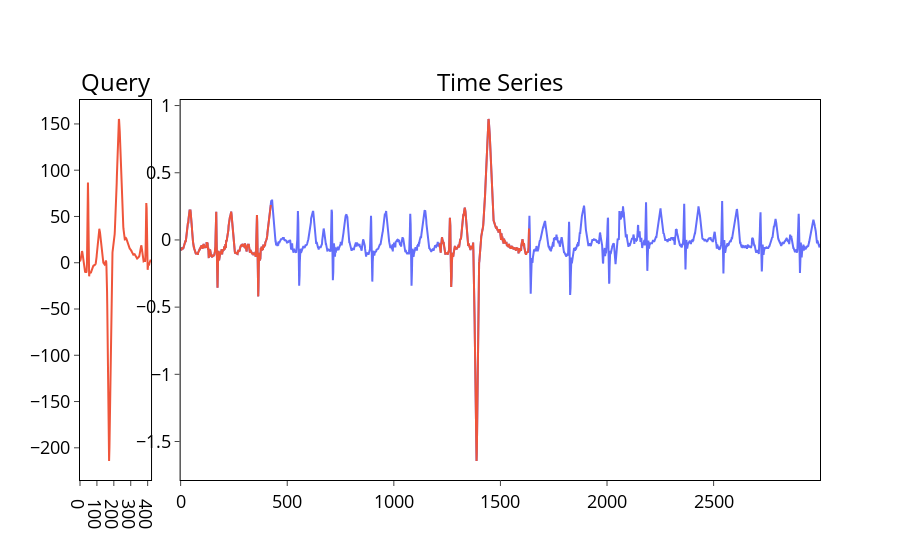

The cell this chart's notebook holds for it:
### Code cell
plot_bestmatch_results(ts, query, topK_match_results)

### Figure 1 — Plotly figure (JSON) as saved in the notebook; plotly's stock layout.template omitted (floating-point values rounded to 4 significant figures; data arrays with more than 128 entries replaced by an {"elided": "..."} marker saying what was removed)
{"data": [{"line": {"color": "#EF553B"}, "type": "scatter", "x": {"elided": "421 int values"}, "xaxis": "x", "y": {"elided": "421 float values"}, "yaxis": "y"}, {"line": {"color": "#636EFA"}, "type": "scatter", "x": {"elided": "3000 int values"}, "xaxis": "x2", "y": {"elided": "3000 float values"}, "yaxis": "y2"}, {"line": {"color": "#EF553B"}, "type": "scatter", "x": {"elided": "421 int values"}, "xaxis": "x2", "y": {"elided": "421 float values"}, "yaxis": "y2"}, {"line": {"color": "#EF553B"}, "type": "scatter", "x": {"elided": "421 int values"}, "xaxis": "x2", "y": {"elided": "421 float values"}, "yaxis": "y2"}], "layout": {"annotations": [{"font": {"color": "black", "size": 24}, "showarrow": false, "text": "Query", "x": 0.048, "xanchor": "center", "xref": "paper", "y": 1, "yanchor": "bottom", "yref": "paper"}, {"font": {"color": "black", "size": 24}, "showarrow": false, "text": "Time Series", "x": 0.568, "xanchor": "center", "xref": "paper", "y": 1, "yanchor": "bottom", "yref": "paper"}], "plot_bgcolor": "rgba(0,0,0,0)", "showlegend": false, "title": {"x": 0.5}, "xaxis": {"anchor": "y", "domain": [0, 0.096], "linecolor": "#000", "linewidth": 1, "mirror": true, "showgrid": false, "tickfont": {"color": "black", "size": 18}, "ticks": "outside", "tickwidth": 1}, "xaxis2": {"anchor": "y2", "domain": [0.136, 1], "linecolor": "#000", "linewidth": 1, "mirror": true, "showgrid": false, "tickfont": {"color": "black", "size": 18}, "ticks": "outside", "tickwidth": 1}, "yaxis": {"anchor": "x", "domain": [0, 1], "linecolor": "#000", "linewidth": 1, "mirror": true, "showgrid": false, "tickfont": {"color": "black", "size": 18}, "ticks": "outside", "tickwidth": 1, "zeroline": false}, "yaxis2": {"anchor": "x2", "domain": [0, 1], "linecolor": "#000", "linewidth": 1, "mirror": true, "showgrid": false, "tickfont": {"color": "black", "size": 18}, "ticks": "outside", "tickwidth": 1, "zeroline": false}}}
